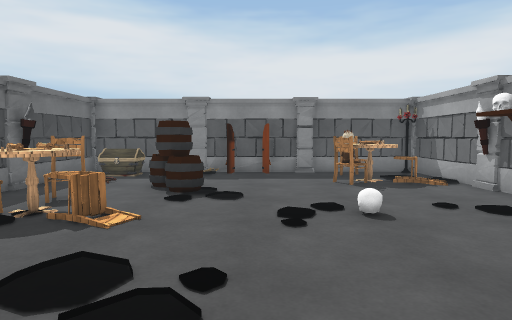
[1] (above)

13 first-person views from a walk through a 3-D level made in the Unity game engine. The camera is 1.3 m above the floor, tilts 4° down and sees 75° across. The floor is counted in squares, 1 m on a side. Each view is taken from the middle of a square. On the plan, view 1 faces up. The plan holds only what a view shows up to about 14 squares ahead; the rest is blank. Some surface patterns are stand-ins.

[2]
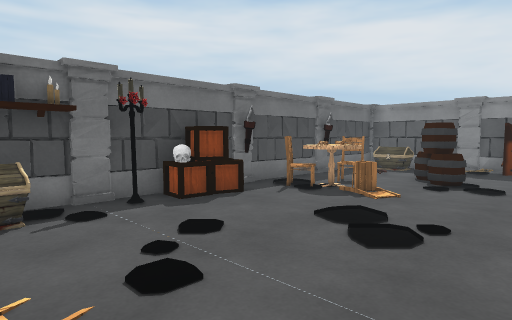

[3]
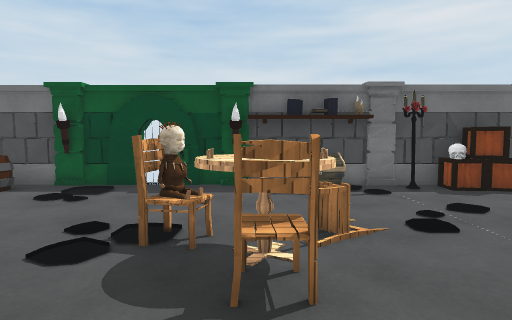

[4]
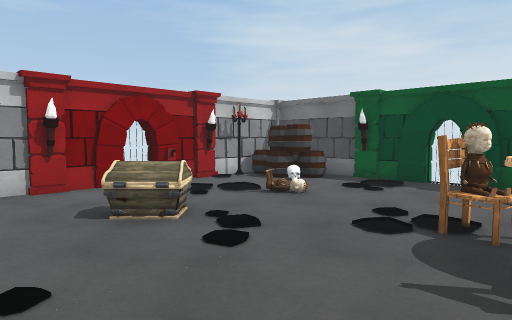

[5]
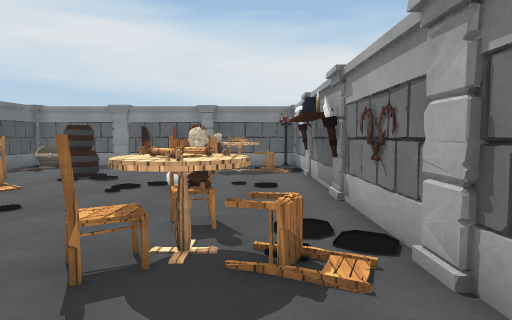

[6]
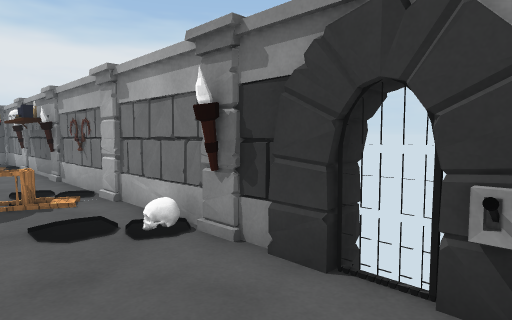

[7]
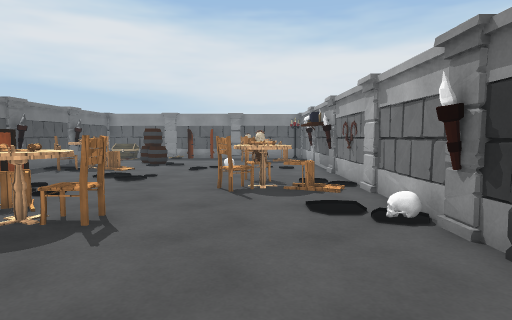

[8]
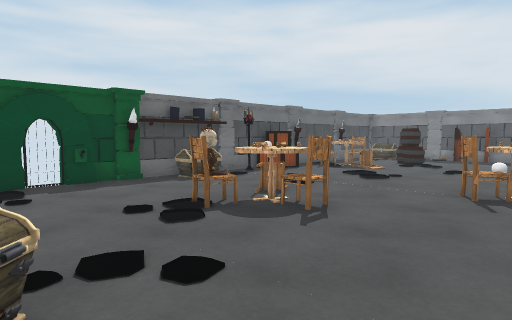

[9]
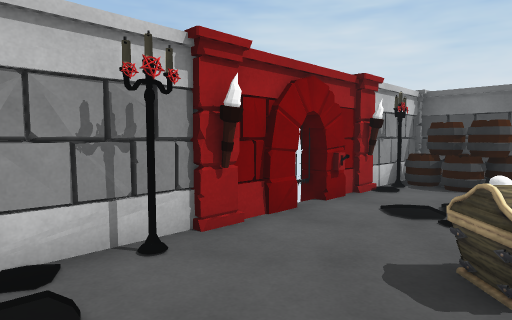

[10]
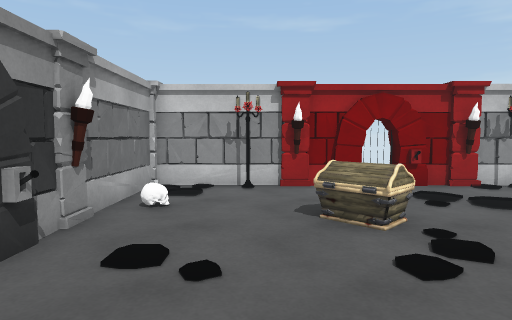

[11]
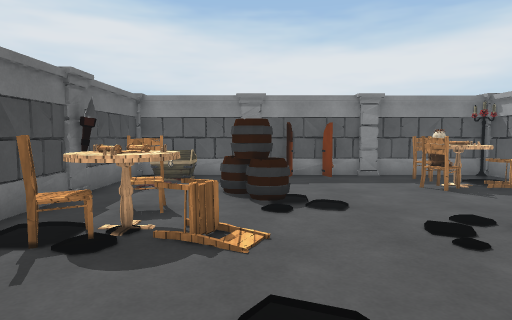

[12]
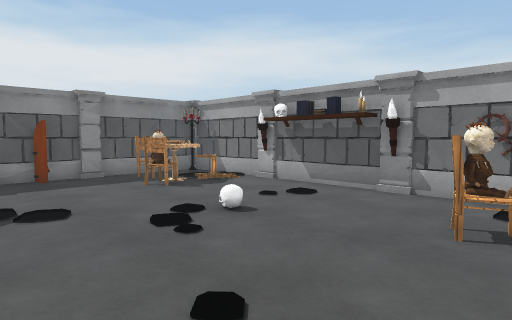

[13]
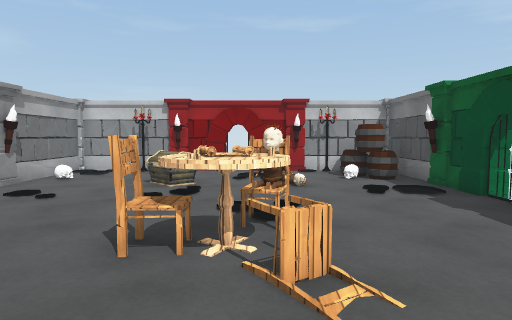

### Floor plan
Points are (right, up) in squares from view 1. A wall is a line through its corners. A room is listed if a view was taken in it or the views show most of it. See-through windows are left out.
Room 1 (views 1, 2, 3, 4, 5, 6, 7, 8, 9, 10, 11, 12, 13)
walls: (5.7, -0.3) (5.8, 1.2); (-5.9, 0.7) (-6, -1.1); (5.8, 3.4) (5.8, 12.3) (0.4, 12.3); (-5.6, 4.3) (-6, 4.2); (-5.7, 4.6) (-6, 4); (5.6, -5.5) (5.8, -4.5); (5.8, -5.5) (5.5, -4.9); (5.8, -5.5) (5.8, 1.5); (6.3, -5.3) (5.8, -5.3); (6.4, -5.5) (5.8, -5.5) (5.6, -4.8); (-5.9, -6.3) (-6.1, -7.7); (-6.1, -6.3) (-6.1, -11.9) (-1.4, -11.9); (-5.4, 8.2) (-6.2, 8); (-5.7, 8.5) (-6, 8); (-2.6, -11.5) (-2.1, -11.7); (2.2, -11.7) (2.6, -12); (0.5, -11.9) (5.7, -11.9) (5.8, -7.4); (-1.4, 12.3) (-5.9, 12.3) (-6, -4.5)
low walls: (2.1, 12.1) (1.6, 12.1)
objects: other object (-6, -6); other object (-6, -5); other object (-5, -11) to (-4, -10); other object (-5, -10) to (-4, -9); other object (-5, -2) to (-5, -1); other object (-5, 2); other object (-5, 3); other object (-5, 5) to (-3, 7); other object (-5, 11) to (-4, 11); other object (-3, 8) to (-1, 9); other object (-2, -4) to (0, -2); other object (-1, -12); other object (-1, 12); other object (0, -12); other object (0, 12); other object (1, -9) to (2, -8); other object (2, 0) to (4, 2); other object (2, 9) to (5, 11); other object (4, 0); other object (5, -7); other object (6, -7); other object (6, -6)

Where each view was taken, in squares from view 1:
view 1: 0 up, 0 right, facing up
view 2: 2 down, 1 right, facing up-left
view 3: 3 down, 3 right, facing left
view 4: 3 down, 4 right, facing down-left
view 5: 3 down, 4 right, facing up
view 6: 7 down, 3 right, facing up-right
view 7: 8 down, 3 right, facing up
view 8: 8 down, 4 right, facing up-left
view 9: 8 down, 5 right, facing down-left
view 10: 3 down, 3 right, facing down
view 11: 1 up, 2 left, facing up
view 12: 1 up, 2 left, facing up-right
view 13: 1 up, 1 left, facing down
